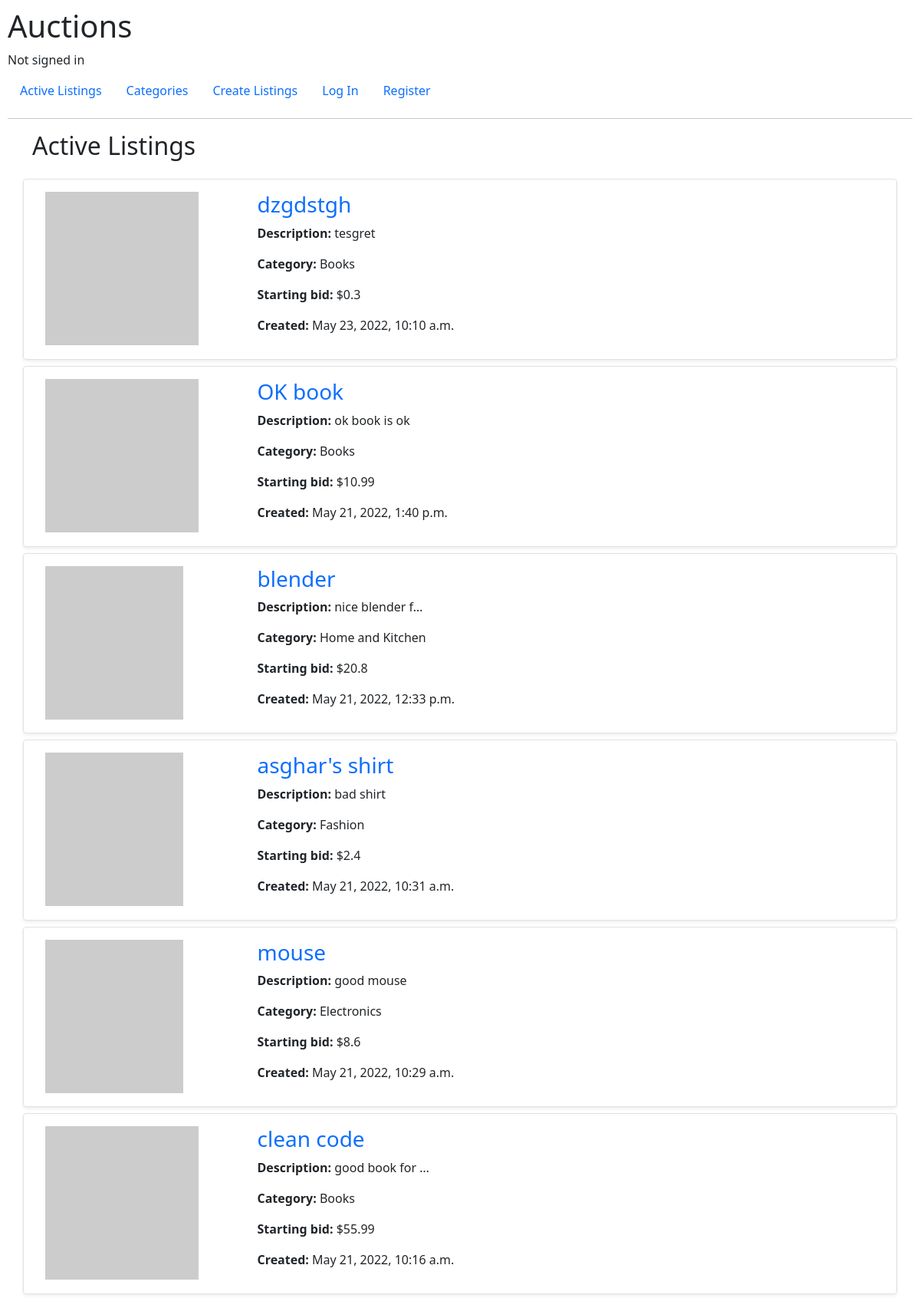
The app's page /, older data.
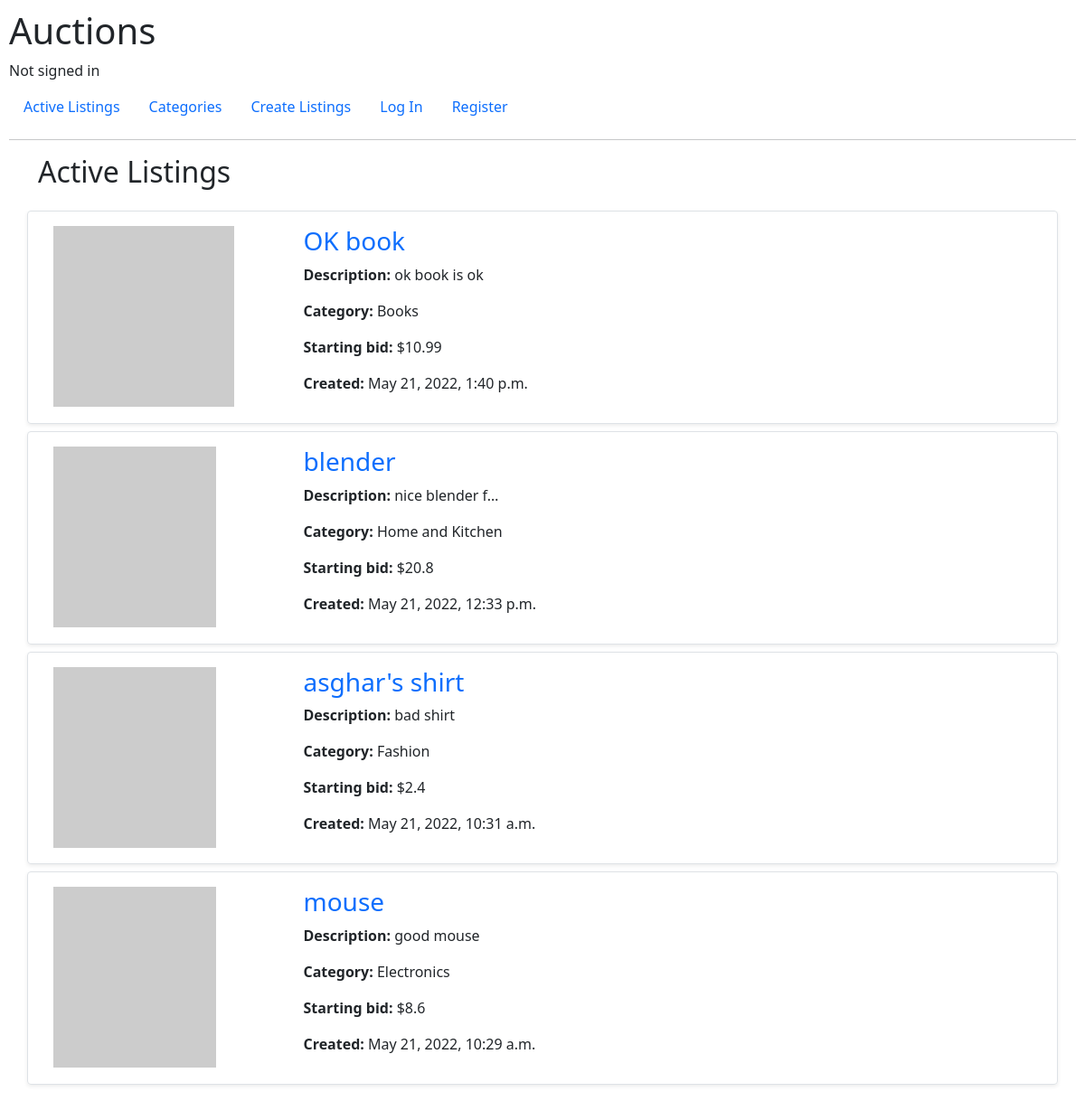
The same page, newer data.
### auctions/models.py (models this page shows, shortened)
class Listing(models.Model):
    title = models.CharField(max_length=255)
    description = models.TextField()
    starting_bid = models.FloatField(default=0)
    image_url = models.URLField()
    active = models.BooleanField(default=True)
    created_date = models.DateTimeField(auto_now_add=True)
    owner = models.ForeignKey(User, on_delete=models.SET_NULL, null=True, related_name="owner")
    category = models.ForeignKey(Category, on_delete=models.SET_NULL, null=True)

class Category(models.Model):
    title = models.CharField(max_length=255)
    code = models.CharField(max_length=255)
    def __str__(self):
        return f"{self.title}"

### auctions/views.py (the view)
# urls.py: path("", views.index, name="index"),
def index(request):
    listings = Listing.objects.all().filter(active=True).order_by('-created_date')
    return render(request, "auctions/index.html", {'listings': listings})

### auctions/templates/auctions/index.html
{% extends "auctions/layout.html" %}
{% block body %}
<div class="container">
    <h2 class="mb-4">Active Listings</h2>
    {% for listing in listings %}
    <div class="listing border rounded shadow-sm p-3 mb-2 row">
        <div class="col-lg-3 image">
            <img src="{{listing.image_url}}" alt="{{listing.title}}">
        </div>
        <div class="col-lg-9 info">
            <h3>
                <a class="text-decoration-none" href="{% url 'listing' listing.id %}">
                    {{listing.title}}
                </a>
            </h3>
            <p><strong>Description: </strong>{{listing.description|truncatechars:15 }}</p>
            <p><strong>Category: </strong>{{listing.category }}</p>
            <p><strong>Starting bid: </strong>${{listing.starting_bid}}</p>
            <p><strong>Created: </strong>{{listing.created_date}}</p>
        </div>
    </div>
    {% empty %}
        <h4>No listings</h4>
    {% endfor %}
</div>
{% endblock %}

Row changes from the older to the newer data that the page shows:
no longer on this page (row edited): Listing: title "dzgdstgh", description "tesgret", category "Books", starting_bid "0.3", created_date "May 23, 2022, 10:10 a.m."
no longer on this page (row edited): Listing: title "clean code", description "good book for …", category "Books", starting_bid "55.99", created_date "May 21, 2022, 10:16 a.m."
